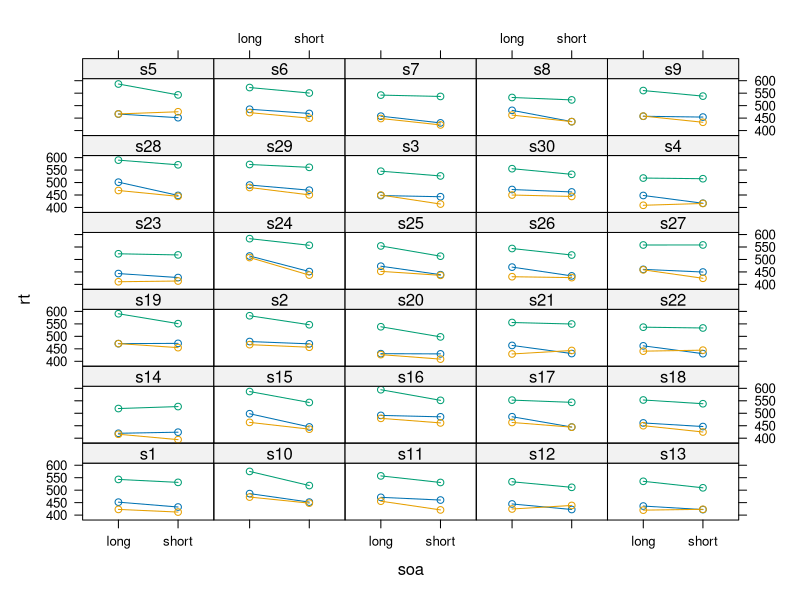

Write the R code that produced this figure.
# simulation_baayen_solution.R

library(lattice)
library(lme4)

n <- 30

datsim <- expand.grid(subject = factor(paste0("s", 1:n)),
                      item = factor(c("w1" , "w2" , "w3" )),
                      soa = factor(c("long" , "short" )))
datsim <- datsim[order(datsim$subject), ]

beta0 <- 522.11
beta1 <- -18.89

sw  <- 21.1
sy0 <- 23.89
sy1 <- 9
ry  <- -1
se  <- 9.9

w <- rnorm(3, mean = 0, sd = sw)
e <- rnorm(n * 6, mean = 0, sd = se)

# Bivariate normal distribution
sig <- matrix(c(sy0^2, ry*sy0*sy1, ry*sy0*sy1, sy1^2), 2, 2)
y01 <- mvtnorm::rmvnorm(n, mean = c(0, 0), sigma = sig)

beta <- c(beta0, beta1)
# Random effects
theta <- c(w = w,
          y0 = y01[,1],
          y1 = y01[,2])

X <- model.matrix( ~ soa, datsim)
Z <- model.matrix( ~ 0 + item + subject + subject:soa, datsim,
                  contrasts.arg=list( subject=contrasts(datsim$subject,
                                                        contrasts=FALSE)))

datsim$rt <- X %*% beta + Z %*% theta + e

xyplot(rt ~ soa | subject, datsim, group=item, type="b", layout=c(5,6))

